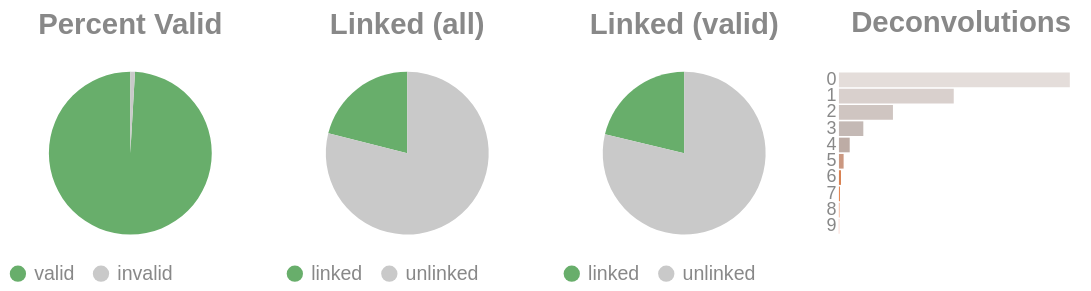

Source (notebook cell):
### Code cell
if SKIPLR:
    pass
else:
    clash = Counter()
    for i in valids['molecule'].to_list():
        _mol = i.split("-")
        if len(_mol) == 1:
            clash.update('0')
        else:
            clash.update(_mol[-1])

    _d = {"deconvolutions": [], 'count': []}
    for k,v in clash.items():
        _d['deconvolutions'].append(k)
        _d['count'].append(v)

    tot_valid = valids['reads'].sum()
    mask = valids['reads'] >= 2
    n_linked_reads = valids.filter(mask)['reads'].sum()
    if n_linked_reads == 0:
        print_html("No linked molecules (>=2 reads) were detected; skipping linked-only distributions.")
        SKIPLR = True
    else:
        perc_valid = round(tot_valid / n_reads, 4)
        linked_perc_abs = round(n_linked_reads / n_reads, 4)
        linked_perc = round(n_linked_reads / tot_valid, 4)

    _valid = pl.DataFrame({"valids": ['valid', 'invalid'], "count": [tot_valid, n_reads - tot_valid]})
    _linked_abs = pl.DataFrame({"linked (absolute)": ['linked', 'unlinked'], "count": [n_linked_reads, n_reads - n_linked_reads]})
    _linked_rel = pl.DataFrame({"linked (valids)": ['linked', 'unlinked'], "count": [n_linked_reads, tot_valid - n_linked_reads]})

    (
        alt.hconcat(
            piechart(_valid, goodval = 'valid', title = "Percent Valid"),
            piechart(_linked_abs, goodval = "linked", title =  "Linked (all)"),
            piechart(_linked_rel, goodval = "linked", title =  "Linked (valid)"),
            convolutionbar(pl.DataFrame(_d), title = "Deconvolutions"),
            center = True,
            bounds = 'flush'
        )
        .resolve_scale(color='independent')
        .resolve_legend('independent')
        .properties(usermeta={'embedOptions': {"actions": False}})
    ).display()

### Figure 1 — Vega-Lite specification as saved in the notebook (floating-point values rounded to 4 significant figures)
{"width": "container", "height": 400, "config": {"title": {"anchor": "start", "dy": -15, "fontSize": 18, "color": "#888888", "subtitleColor": "#888888", "subtitleFontSize": 14}, "arc": {"fill": "#0072B2"}, "axis": {"domainColor": "#888888", "domainWidth": 0.5, "gridWidth": 0.2, "grid": false, "titleFontWeight": 400, "titleFontSize": 15, "labelFontSize": 11, "labelColor": "#888888", "tickColor": "#888888", "tickWidth": 0.2, "titleColor": "#888888"}, "axisBand": {"grid": false}, "axisX": {"grid": true, "tickSize": 10, "domainCap": "round"}, "axisY": {"domain": false, "grid": true, "tickSize": 0, "domainCap": "round"}, "background": "transparent", "header": {"labelFontSize": 15, "labelColor": "#888888", "titleFontSize": 15, "titleFontWeight": 600, "titleColor": "#888888"}, "legend": {"labelFont": "sans-serif", "labelFontSize": 12, "labelColor": "#888888", "symbolSize": 100, "symbolType": "circle", "titleFontSize": 12, "titlePadding": 10, "titleColor": "#888888", "title": null}, "range": {"category": ["#E69F00", "#56B4E9", "#009E73", "#F0E442", "#0072B2", "#D55E00", "#CC79A7", "#000000"], "diverging": ["#cfe8f3", "#a2d4ec", "#73bfe2", "#46abdb", "#1696d2", "#12719e"]}, "area": {"fill": "#0072B2", "fillOpacity": 0.7, "line": true, "strokeOpacity": 0.7}, "line": {"color": "#0072B2", "stroke": "#0072B2", "strokeWidth": 2}, "trail": {"color": "#0072B2", "stroke": "#0072B2", "strokeWidth": 0, "size": 1}, "point": {"filled": true, "fillOpacity": 1.0, "size": 95}, "text": {"color": "#888888", "fontSize": 11, "align": "right", "fontWeight": 400, "size": 11}, "bar": {"fill": "#0072B2", "stroke": null}, "view": {"stroke": null, "continuousWidth": 660, "continuousHeight": 400}}, "hconcat": [{"data": {"name": "data-2f11650250eb6dd5a9c127b161caee7b"}, "mark": {"type": "arc"}, "encoding": {"color": {"field": "valids", "legend": {"orient": "bottom", "title": null}, "scale": {"domain": ["valid", "invalid"], "range": ["#68ae6b", "#C9C9C9"]}, "title": "Valids", "type": "nominal"}, "theta": {"field": "count", "type": "quantitative"}, "tooltip": [{"field": "valids", "title": "Valids", "type": "ordinal"}, {"field": "percent", "format": ".2%", "title": "Percent", "type": "quantitative"}, {"field": "count", "title": "Count", "type": "quantitative"}]}, "height": 100, "title": {"text": "Percent Valid", "align": "center", "anchor": "middle"}, "transform": [{"calculate": "datum.count / 3756007", "as": "percent"}], "width": 150}, {"data": {"name": "data-413b7d280e4bfc093aac05153556ac8a"}, "mark": {"type": "arc"}, "encoding": {"color": {"field": "linked (absolute)", "legend": {"orient": "bottom", "title": null}, "scale": {"domain": ["linked", "unlinked"], "range": ["#68ae6b", "#C9C9C9"]}, "title": "Linked (Absolute)", "type": "nominal"}, "theta": {"field": "count", "type": "quantitative"}, "tooltip": [{"field": "linked (absolute)", "title": "Linked (Absolute)", "type": "ordinal"}, {"field": "percent", "format": ".2%", "title": "Percent", "type": "quantitative"}, {"field": "count", "title": "Count", "type": "quantitative"}]}, "height": 100, "title": {"text": "Linked (all)", "align": "center", "anchor": "middle"}, "transform": [{"calculate": "datum.count / 3756007", "as": "percent"}], "width": 150}, {"data": {"name": "data-53089481fb83a1d8075839288af6dd46"}, "mark": {"type": "arc"}, "encoding": {"color": {"field": "linked (valids)", "legend": {"orient": "bottom", "title": null}, "scale": {"domain": ["linked", "unlinked"], "range": ["#68ae6b", "#C9C9C9"]}, "title": "Linked (Valids)", "type": "nominal"}, "theta": {"field": "count", "type": "quantitative"}, "tooltip": [{"field": "linked (valids)", "title": "Linked (Valids)", "type": "ordinal"}, {"field": "percent", "format": ".2%", "title": "Percent", "type": "quantitative"}, {"field": "count", "title": "Count", "type": "quantitative"}]}, "height": 100, "title": {"text": "Linked (valid)", "align": "center", "anchor": "middle"}, "transform": [{"calculate": "datum.count / 3721573", "as": "percent"}], "width": 150}, {"data": {"name": "data-99e558370485d408689d837b9bf1dbb3"}, "mark": {"type": "bar"}, "encoding": {"color": {"field": "deconvolutions", "legend": null, "scale": {"scheme": "lightgreyred"}, "type": "nominal"}, "tooltip": [{"field": "deconvolutions", "title": "Deconvolutions", "type": "ordinal"}, {"field": "percent", "format": ".2%", "title": "Percent", "type": "quantitative"}, {"field": "count", "title": "Count", "type": "quantitative"}], "x": {"axis": null, "field": "count", "type": "quantitative"}, "y": {"field": "deconvolutions", "sort": "ascending", "title": null, "type": "nominal"}}, "height": 100, "title": {"text": "Deconvolutions", "align": "center", "anchor": "middle"}, "transform": [{"calculate": "datum.count / 3263318", "as": "percent"}], "width": 150}], "bounds": "flush", "center": true, "resolve": {"legend": {"angle": "independent"}, "scale": {"color": "independent"}}, "usermeta": {"embedOptions": {"actions": false}}, "$schema": "https://vega.github.io/schema/vega-lite/v6.4.1.json", "datasets": {"data-2f11650250eb6dd5a9c127b161caee7b": [{"valids": "valid", "count": 3721573}, {"valids": "invalid", "count": 34434}], "data-413b7d280e4bfc093aac05153556ac8a": [{"linked (absolute)": "linked", "count": 791405}, {"linked (absolute)": "unlinked", "count": 2964602}], "data-53089481fb83a1d8075839288af6dd46": [{"linked (valids)": "linked", "count": 791405}, {"linked (valids)": "unlinked", "count": 2930168}], "data-99e558370485d408689d837b9bf1dbb3": [{"deconvolutions": "0", "count": 1700799}, {"deconvolutions": "1", "count": 845668}, {"deconvolutions": "2", "count": 397881}, {"deconvolutions": "3", "count": 179620}, {"deconvolutions": "4", "count": 79384}, {"deconvolutions": "5", "count": 34503}, {"deconvolutions": "6", "count": 15081}, {"deconvolutions": "7", "count": 6405}, {"deconvolutions": "8", "count": 2779}, {"deconvolutions": "9", "count": 1198}]}}
